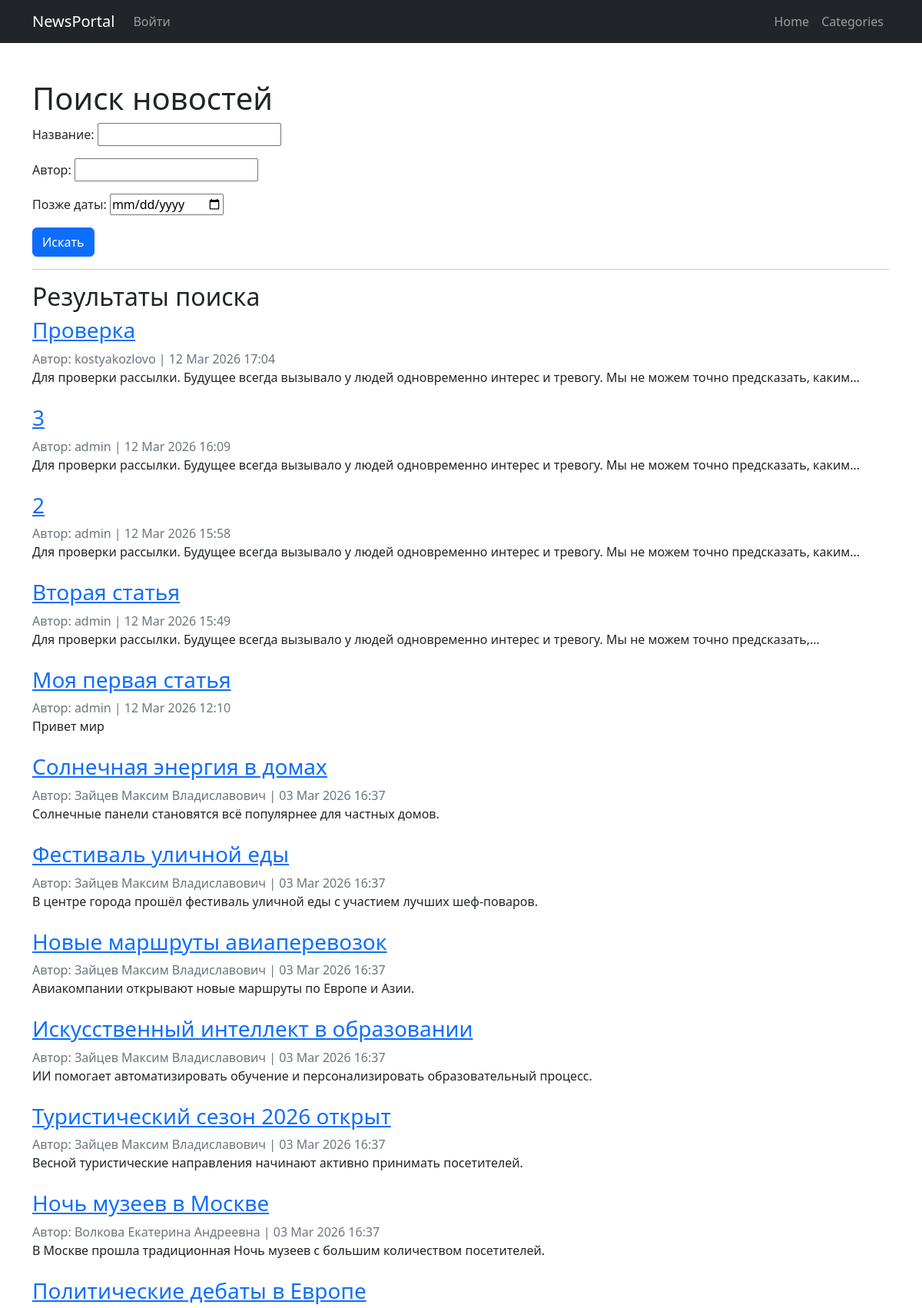
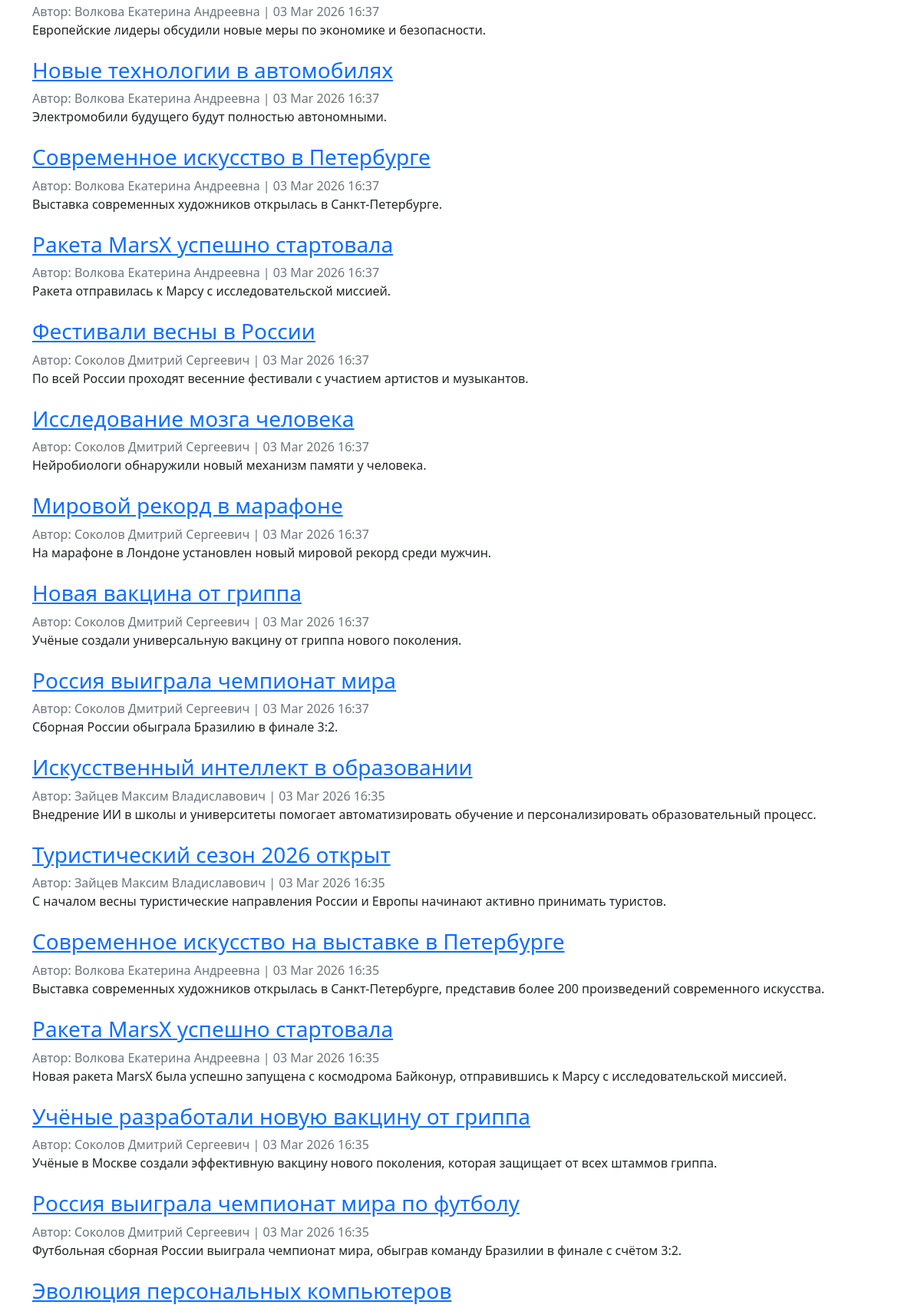
The app's page /news/search/ (upper part) with its own data (2 pictures, top to bottom).
### NewsPortal/models.py (models this page shows, shortened)
class Post(models.Model):
    name = models.CharField(max_length=50)
    author = models.ForeignKey(Author, on_delete=models.CASCADE)
    type_post = models.CharField(max_length=20, choices=POST_CHOICES)
    time_create = models.DateTimeField(auto_now_add=True)
    categories = models.ManyToManyField(Categories, through='PostCategories')
    content = models.TextField()
    rating_post = models.IntegerField(default=0)
    def preview(self):
        snippet = self.content[:124]
        if len(self.content) > 124:
            snippet = snippet.rsplit(' ', 1)[0]
            return snippet + '...'
        return snippet

class Author(models.Model):
    user = models.OneToOneField(User, on_delete=models.CASCADE)
    rating_author = models.IntegerField(default=0)

### NewsPortal/views.py (the view)
# urls.py: path('news/search/', PostSearchView.as_view(), name='post_search'),
class PostSearchView(ListView):
    model = Post
    template_name = 'post_search.html'
    context_object_name = 'posts'  # используем posts для совместимости
    def get_queryset(self):
        self.filter = PostFilter(self.request.GET, queryset=Post.objects.all().order_by('-time_create'))
        return self.filter.qs  # возвращаем отфильтрованные объекты
    def get_context_data(self, **kwargs):
        context = super().get_context_data(**kwargs)
        context['filter'] = self.filter  # передаём фильтр в шаблон
        return context

### NewsPortal/templatetags/custom_filters.py (called while the page is built)
@register.filter
def censor(value):
    if not isinstance(value, str):
        return value
    pattern = r'\b(' + '|'.join(re.escape(word) for word in BAD_WORDS) + r')\b'
    def replace_with_stars(match):
        word = match.group()
        return word[0] + '*' * (len(word) - 1)
    return re.sub(pattern, replace_with_stars, value, flags=re.IGNORECASE)

### templates/post_search.html (shortened to what this page needs)
{% extends 'flatpages/default.html' %}
{% load custom_filters %}
{% block content %}
<h1>Поиск новостей</h1>
<form method="get">
    {{ filter.form.as_p }}
    <button type="submit" class="btn btn-primary">Искать</button>
</form>
<hr>
<h2>Результаты поиска</h2>
{% for post in filter.qs %}
<article class="mb-4">
    <h3><a href="{% url 'post_detail' post.pk %}">{{ post.name }}</a></h3>
    <div class="text-muted">
        Автор: {{ post.author.user.username }} | {{ post.time_create|date:"d M Y H:i" }}
    </div>
    <p>{{ post.preview|censor }}</p>
</article>
{% empty %}
<p>Постов не найдено.</p>
{% endfor %}
{% endblock %}

### records on screen
Post: name "Проверка", author.user.username "kostyakozlovo", time_create "12 Mar 2026 17:04", preview|censor "Для проверки рассылки. Будущее всегда вызывало у людей одновременно интерес и тревогу. Мы не можем точно предсказать, каким..."
Post: name "3", author.user.username "admin", time_create "12 Mar 2026 16:09", preview|censor "Для проверки рассылки. Будущее всегда вызывало у людей одновременно интерес и тревогу. Мы не можем точно предсказать, каким..."
Post: name "2", author.user.username "admin", time_create "12 Mar 2026 15:58", preview|censor "Для проверки рассылки. Будущее всегда вызывало у людей одновременно интерес и тревогу. Мы не можем точно предсказать, каким..."
Post: name "Вторая статья", author.user.username "admin", time_create "12 Mar 2026 15:49", preview|censor "Для проверки рассылки. Будущее всегда вызывало у людей одновременно интерес и тревогу. Мы не можем точно предсказать,..."
Post: name "Моя первая статья", author.user.username "admin", time_create "12 Mar 2026 12:10", preview|censor "Привет мир"
Post: name "Солнечная энергия в домах", author.user.username "Зайцев Максим Владиславович", time_create "03 Mar 2026 16:37", preview|censor "Солнечные панели становятся всё популярнее для частных домов."
Post: name "Фестиваль уличной еды", author.user.username "Зайцев Максим Владиславович", time_create "03 Mar 2026 16:37", preview|censor "В центре города прошёл фестиваль уличной еды с участием лучших шеф-поваров."
Post: name "Новые маршруты авиаперевозок", author.user.username "Зайцев Максим Владиславович", time_create "03 Mar 2026 16:37", preview|censor "Авиакомпании открывают новые маршруты по Европе и Азии."
Post: name "Искусственный интеллект в образовании", author.user.username "Зайцев Максим Владиславович", time_create "03 Mar 2026 16:37", preview|censor "ИИ помогает автоматизировать обучение и персонализировать образовательный процесс."
Post: name "Туристический сезон 2026 открыт", author.user.username "Зайцев Максим Владиславович", time_create "03 Mar 2026 16:37", preview|censor "Весной туристические направления начинают активно принимать посетителей."
Post: name "Ночь музеев в Москве", author.user.username "Волкова Екатерина Андреевна", time_create "03 Mar 2026 16:37", preview|censor "В Москве прошла традиционная Ночь музеев с большим количеством посетителей."
Post: name "Политические дебаты в Европе", author.user.username "Волкова Екатерина Андреевна", time_create "03 Mar 2026 16:37", preview|censor "Европейские лидеры обсудили новые меры по экономике и безопасности."
Post: name "Новые технологии в автомобилях", author.user.username "Волкова Екатерина Андреевна", time_create "03 Mar 2026 16:37", preview|censor "Электромобили будущего будут полностью автономными."
Post: name "Современное искусство в Петербурге", author.user.username "Волкова Екатерина Андреевна", time_create "03 Mar 2026 16:37", preview|censor "Выставка современных художников открылась в Санкт-Петербурге."
Post: name "Ракета MarsX успешно стартовала", author.user.username "Волкова Екатерина Андреевна", time_create "03 Mar 2026 16:37", preview|censor "Ракета отправилась к Марсу с исследовательской миссией."
Post: name "Фестивали весны в России", author.user.username "Соколов Дмитрий Сергеевич", time_create "03 Mar 2026 16:37", preview|censor "По всей России проходят весенние фестивали с участием артистов и музыкантов."
Post: name "Исследование мозга человека", author.user.username "Соколов Дмитрий Сергеевич", time_create "03 Mar 2026 16:37", preview|censor "Нейробиологи обнаружили новый механизм памяти у человека."
Post: name "Мировой рекорд в марафоне", author.user.username "Соколов Дмитрий Сергеевич", time_create "03 Mar 2026 16:37", preview|censor "На марафоне в Лондоне установлен новый мировой рекорд среди мужчин."
Post: name "Новая вакцина от гриппа", author.user.username "Соколов Дмитрий Сергеевич", time_create "03 Mar 2026 16:37", preview|censor "Учёные создали универсальную вакцину от гриппа нового поколения."
Post: name "Россия выиграла чемпионат мира", author.user.username "Соколов Дмитрий Сергеевич", time_create "03 Mar 2026 16:37", preview|censor "Сборная России обыграла Бразилию в финале 3:2."
Post: name "Искусственный интеллект в образовании", author.user.username "Зайцев Максим Владиславович", time_create "03 Mar 2026 16:35", preview|censor "Внедрение ИИ в школы и университеты помогает автоматизировать обучение и персонализировать образовательный процесс."
Post: name "Туристический сезон 2026 открыт", author.user.username "Зайцев Максим Владиславович", time_create "03 Mar 2026 16:35", preview|censor "С началом весны туристические направления России и Европы начинают активно принимать туристов."
Post: name "Современное искусство на выставке в Петербурге", author.user.username "Волкова Екатерина Андреевна", time_create "03 Mar 2026 16:35", preview|censor "Выставка современных художников открылась в Санкт-Петербурге, представив более 200 произведений современного искусства."
Post: name "Ракета MarsX успешно стартовала", author.user.username "Волкова Екатерина Андреевна", time_create "03 Mar 2026 16:35", preview|censor "Новая ракета MarsX была успешно запущена с космодрома Байконур, отправившись к Марсу с исследовательской миссией."
Post: name "Учёные разработали новую вакцину от гриппа", author.user.username "Соколов Дмитрий Сергеевич", time_create "03 Mar 2026 16:35", preview|censor "Учёные в Москве создали эффективную вакцину нового поколения, которая защищает от всех штаммов гриппа."
Post: name "Россия выиграла чемпионат мира по футболу", author.user.username "Соколов Дмитрий Сергеевич", time_create "03 Mar 2026 16:35", preview|censor "Футбольная сборная России выиграла чемпионат мира, обыграв команду Бразилии в финале с счётом 3:2."
Post: name "Эволюция персональных компьютеров"
